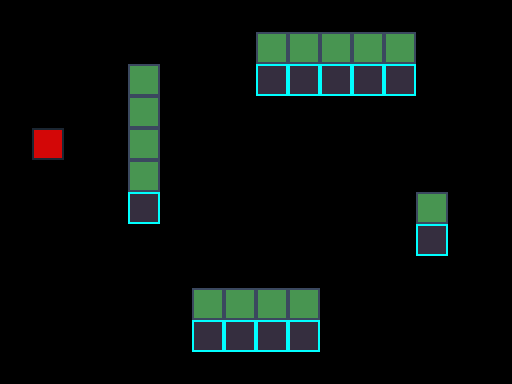

Tiled map render using the project's own tile images. Description and the whole map definition, tile-layer contents included, below:
An orthogonal 16x12 tile map with 32x32 px tiles, 1 tile layer (Tile Layer 1).

<map version="1.0" tiledversion="1.0.3" orientation="orthogonal" renderorder="right-down" width="16" height="12" tilewidth="32" tileheight="32" nextobjectid="1">
 <tileset firstgid="1" source="Tileset/Tileset.tsx" />
 <layer name="Tile Layer 1" width="16" height="12">
  <data encoding="csv">
0,0,0,0,0,0,0,0,0,0,0,0,0,0,0,0,
0,0,0,0,0,0,0,0,1,1,1,1,1,0,0,0,
0,0,0,0,1,0,0,0,2,2,2,2,2,0,0,0,
0,0,0,0,1,0,0,0,0,0,0,0,0,0,0,0,
0,3,0,0,1,0,0,0,0,0,0,0,0,0,0,0,
0,0,0,0,1,0,0,0,0,0,0,0,0,0,0,0,
0,0,0,0,2,0,0,0,0,4,0,0,0,1,0,0,
0,0,0,0,0,0,0,0,0,0,0,0,0,2,0,0,
0,0,0,0,0,0,0,0,0,0,0,0,0,0,0,0,
0,0,0,0,0,0,1,1,1,1,0,0,0,0,0,0,
0,0,0,0,0,0,2,2,2,2,0,0,0,0,0,0,
0,0,0,0,0,0,0,0,0,0,0,0,0,0,0,0
</data>
 </layer>
</map>
